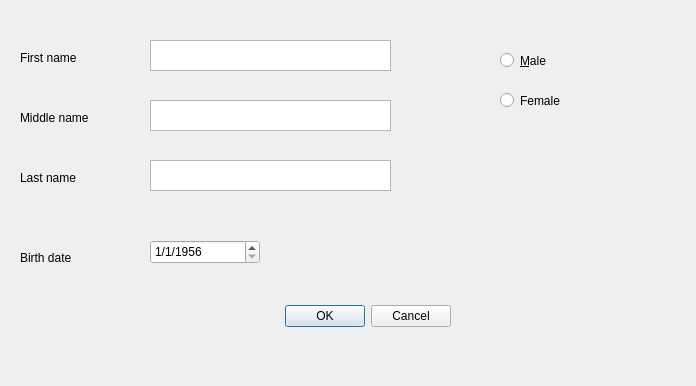
<?xml version="1.0" encoding="UTF-8"?>
<ui version="4.0">
 <class>Hostdlg</class>
 <widget class="QDialog" name="Hostdlg">
  <property name="geometry">
   <rect>
    <x>0</x>
    <y>0</y>
    <width>696</width>
    <height>386</height>
   </rect>
  </property>
  <property name="windowTitle">
   <string>Dialog</string>
  </property>
  <widget class="QDialogButtonBox" name="buttonBox">
   <property name="geometry">
    <rect>
     <x>110</x>
     <y>300</y>
     <width>341</width>
     <height>32</height>
    </rect>
   </property>
   <property name="orientation">
    <enum>Qt::Horizontal</enum>
   </property>
   <property name="standardButtons">
    <set>QDialogButtonBox::Cancel|QDialogButtonBox::Ok</set>
   </property>
  </widget>
  <widget class="QRadioButton" name="maleBtn">
   <property name="geometry">
    <rect>
     <x>500</x>
     <y>50</y>
     <width>100</width>
     <height>21</height>
    </rect>
   </property>
   <property name="text">
    <string>&amp;Male</string>
   </property>
  </widget>
  <widget class="QRadioButton" name="femaleBtn">
   <property name="geometry">
    <rect>
     <x>500</x>
     <y>90</y>
     <width>100</width>
     <height>21</height>
    </rect>
   </property>
   <property name="text">
    <string>Female</string>
   </property>
  </widget>
  <widget class="QTextEdit" name="firstNameTxt">
   <property name="geometry">
    <rect>
     <x>150</x>
     <y>40</y>
     <width>241</width>
     <height>31</height>
    </rect>
   </property>
  </widget>
  <widget class="QTextEdit" name="middleNameTxt">
   <property name="geometry">
    <rect>
     <x>150</x>
     <y>100</y>
     <width>241</width>
     <height>31</height>
    </rect>
   </property>
  </widget>
  <widget class="QTextEdit" name="lastNameTxt">
   <property name="geometry">
    <rect>
     <x>150</x>
     <y>160</y>
     <width>241</width>
     <height>31</height>
    </rect>
   </property>
  </widget>
  <widget class="QLabel" name="label">
   <property name="geometry">
    <rect>
     <x>20</x>
     <y>50</y>
     <width>81</width>
     <height>16</height>
    </rect>
   </property>
   <property name="text">
    <string>First name</string>
   </property>
  </widget>
  <widget class="QLabel" name="label_2">
   <property name="geometry">
    <rect>
     <x>20</x>
     <y>110</y>
     <width>91</width>
     <height>16</height>
    </rect>
   </property>
   <property name="text">
    <string>Middle name</string>
   </property>
  </widget>
  <widget class="QLabel" name="label_3">
   <property name="geometry">
    <rect>
     <x>20</x>
     <y>170</y>
     <width>81</width>
     <height>16</height>
    </rect>
   </property>
   <property name="text">
    <string>Last name</string>
   </property>
  </widget>
  <widget class="QDateEdit" name="dateEdit">
   <property name="geometry">
    <rect>
     <x>150</x>
     <y>240</y>
     <width>110</width>
     <height>24</height>
    </rect>
   </property>
   <property name="dateTime">
    <datetime>
     <hour>0</hour>
     <minute>0</minute>
     <second>0</second>
     <year>1956</year>
     <month>1</month>
     <day>1</day>
    </datetime>
   </property>
   <property name="displayFormat">
    <string>M/d/yyyy</string>
   </property>
  </widget>
  <widget class="QLabel" name="label_4">
   <property name="geometry">
    <rect>
     <x>20</x>
     <y>250</y>
     <width>59</width>
     <height>15</height>
    </rect>
   </property>
   <property name="text">
    <string>Birth date</string>
   </property>
  </widget>
 </widget>
 <resources/>
 <connections>
  <connection>
   <sender>buttonBox</sender>
   <signal>accepted()</signal>
   <receiver>Hostdlg</receiver>
   <slot>accept()</slot>
   <hints>
    <hint type="sourcelabel">
     <x>248</x>
     <y>254</y>
    </hint>
    <hint type="destinationlabel">
     <x>157</x>
     <y>274</y>
    </hint>
   </hints>
  </connection>
  <connection>
   <sender>buttonBox</sender>
   <signal>rejected()</signal>
   <receiver>Hostdlg</receiver>
   <slot>reject()</slot>
   <hints>
    <hint type="sourcelabel">
     <x>316</x>
     <y>260</y>
    </hint>
    <hint type="destinationlabel">
     <x>286</x>
     <y>274</y>
    </hint>
   </hints>
  </connection>
 </connections>
</ui>
